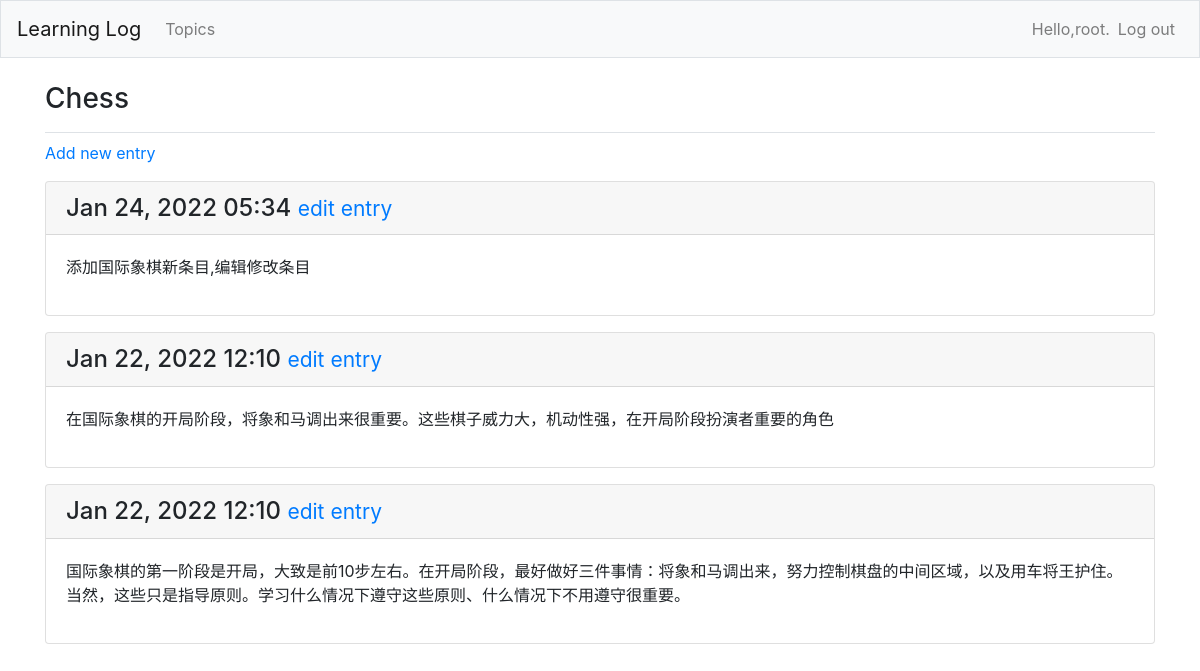
The page /topics/1/ (signed in) on the database as committed earlier.
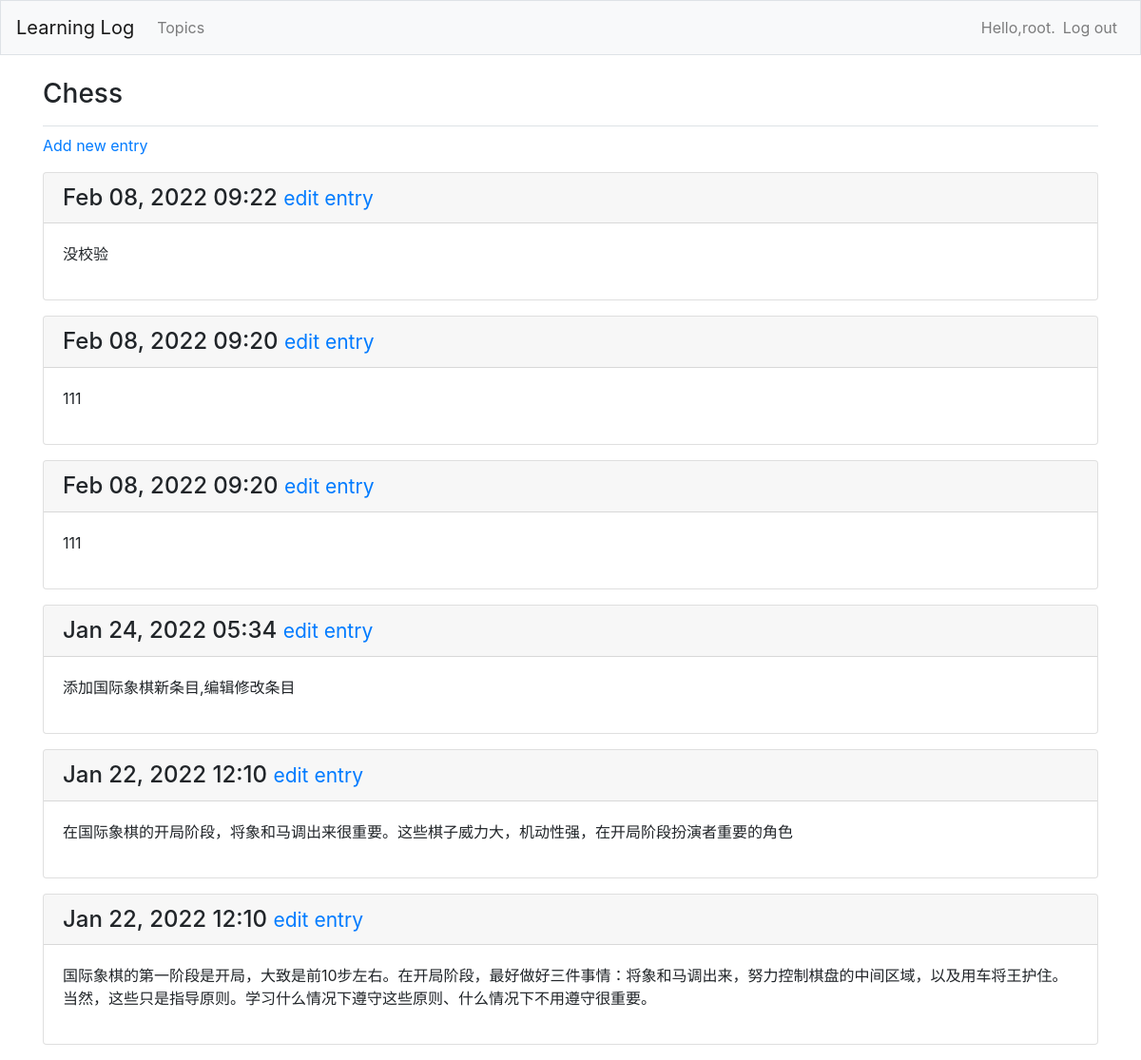
The same page on the database as committed later.
### learning_logs/models.py (models this page shows, shortened)
class Entry(models.Model):
    topic = models.ForeignKey(Topic, on_delete=models.CASCADE)
    text = models.TextField()
    date_added = models.DateTimeField(auto_now_add=True)
    class Meta:
        verbose_name_plural = 'entries'

### learning_logs/views.py (the view)
# urls.py: path('topics/<int:topic_id>/', views.topic, name='topic'),
@login_required()
def topic(request, topic_id):
    topic = Topic.objects.get(id=topic_id)
    check_topic_owner(request, topic)
    entries = topic.entry_set.order_by('-date_added')
    context = {'topic': topic, 'entries': entries}
    return render(request, 'learning_logs/topic.html', context)

### learning_logs/models.py (called while the page is built)
    def __str__(self):
        return self.text

### learning_logs/views.py (called while the page is built)
def check_topic_owner(request, topic):
    if topic.owner != request.user:
        raise Http404

### learning_logs/templates/learning_logs/topic.html
{% extends 'learning_logs/base.html' %}
{% block page_header %}
    <h3>{{ topic }}</h3>
{% endblock page_header %}
{% block content %}
    <p>
        <a href="{% url 'learning_logs:new_entry' topic.id %}">Add new entry</a>
    </p>
    {% for entry in entries %}
        <div class="card mb-3">
            <h4 class="card-header">
                {{ entry.date_added|date:'M d, Y H:i' }}
                <small><a href="{% url 'learning_logs:edit_entry' entry.id %}">
                    edit entry</a> </small>
            </h4>
            <div class="card-body">
                {{ entry.text|linebreaks }}
            </div>
        </div>
        {% empty %}
            <p>There are no entries for this topic yet.</p>
        {% endfor %}
{% endblock content %}

Rows that differ between the two databases and show on the page:
added Entry: date_added "Feb 08, 2022 09:22", text "没校验"
added Entry: date_added "Feb 08, 2022 09:20", text "111"
added Entry: date_added "Feb 08, 2022 09:20", text "111"
